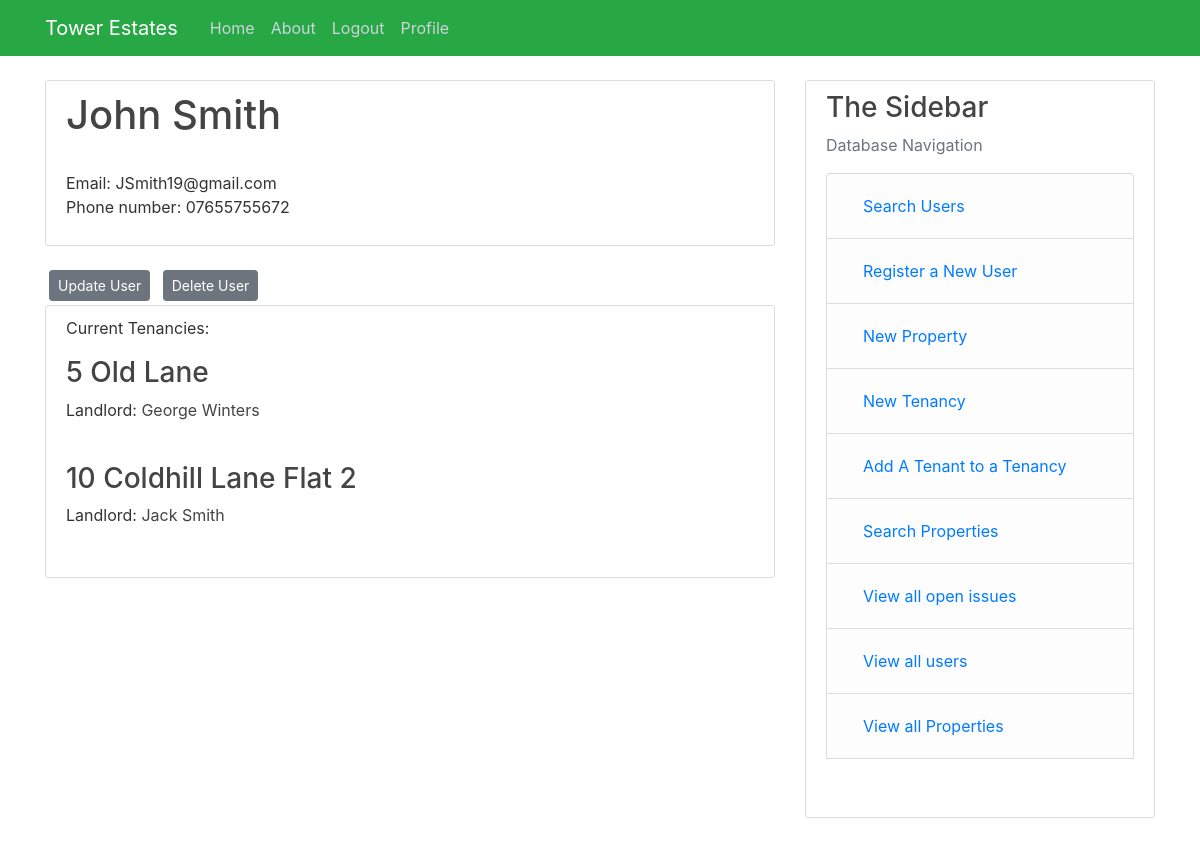
The page /Tenant/2 (signed in) on the database its author committed.
### Tower/models.py (models this page shows, shortened)
class User(db.Model, UserMixin):  # User table
    user_id = db.Column(db.Integer, primary_key=True)
    name = db.Column(db.String(55), nullable=False)
    phone_number= db.Column(db.String(15), nullable=False)
    role= db.Column(db.String(12), nullable=False)
    email = db.Column(db.String(120), unique=True, nullable=False)
    business= db.Column(db.String(150), nullable=True)
    password = db.Column(db.String(64), nullable=False)
    properties = db.relationship("Properties",cascade="all, delete-orphan" ,backref="User", lazy=True)
    occupants = db.relationship("Tenancies", backref="User", secondary=occupants, lazy=True)
    contractor = db.relationship("Quotes", cascade="all, delete-orphan",backref="User", lazy=True)

class Properties(db.Model):  # Properties table
    property_id = db.Column(db.Integer, primary_key=True)
    address_line_1 = db.Column(db.String(35), nullable=False)
    address_line_2 = db.Column(db.String(20), nullable=True, default=" ")
    postcode = db.Column(db.String(10), nullable=False)
    landlord_id = db.Column(db.Integer, db.ForeignKey("user.user_id"), nullable=False)
    issue = db.relationship("Issue",cascade="all, delete-orphan", backref="Properties", lazy=True)

### Tower/routes.py (the view)
@app.route("/Tenant/<int:user_id>")  # Tenant Profile page
@login_required
def Tenant(user_id):
    if current_user.role != ("Admin") and current_user.user_id != user_id:
        abort(403)
    users = db.session.query(User).filter(User.user_id == user_id).first()  # Tenants details
    if users.role != ("Tenant"):
        abort(404)
    tenancies = []
    for tenancy in users.Tenancies:  # Gets all places where  the Tenant is an occupant
        data = db.session.query(Properties, User).outerjoin(Properties, User.user_id == Properties.landlord_id). \
            filter(tenancy.property_id == Properties.property_id).all()
        tenancies = tenancies + data
    return render_template("Tenant.html", title="User Profile", users=users, tenancies=tenancies)

### Tower/models.py (called while the page is built)
@login_manager.user_loader
def load_user(user_id):
    return User.query.get(int(user_id))

### Tower/templates/Tenant.html
{% extends "layout.html" %}
{% block content %}
<div class="content-section">
    <h2 class="account-heading"> {{ users.name }}</h2>
    <br>
    <p>Email: {{users.email }} <br>Phone number: {{users.phone_number}}</p>
</div>
{% if current_user.role == ('Admin') %}
<div>
    <a class="btn btn-secondary btn-sm m-1" href=" {{url_for('Update_User', user_id = users.user_id) }}">Update User</a>
    <a class="btn btn-secondary btn-sm m-1" href=" {{url_for('Delete_user', user_id = users.user_id) }}">Delete User</a>
</div>
{% endif %}
<div class="content-section">
    <p> Current Tenancies: </p>
    {% for current in tenancies %}
    <h3><a class="article-title" href="{{ url_for('Property', property_id = current.Properties.property_id) }}"> {{current.Properties.address_line_1}} {{current.Properties.address_line_2}}</a></h3>
        <p>Landlord: <a class="article-title" href="{{ url_for('Landlord', user_id = current.Properties.landlord_id) }}"> {{current.User.name}} </a></p>
        <br>
    {% endfor %}
</div>
{% endblock content %}

### Tower/Static/main.css (style rules this page uses)
body { background: #ffffff; color: #333333; margin-top: 5rem; }
h1, h2, h3, h4, h5, h6 { color: #444444; }
.content-section { background: #ffffff; padding: 10px 20px; border: 1px solid #dddddd; border-radius: 3px; margin-bottom: 20px; }
.article-title { color: #444444; }
.account-heading { font-size: 2.5rem; }

### rows shown on the page
User: name "John Smith", email "JSmith19@gmail.com", phone_number "07655755672"
Properties: Properties.address_line_1 "5 Old Lane", User.name "George Winters"
Properties: Properties.address_line_1 "10 Coldhill Lane", Properties.address_line_2 "Flat 2", User.name "Jack Smith"
